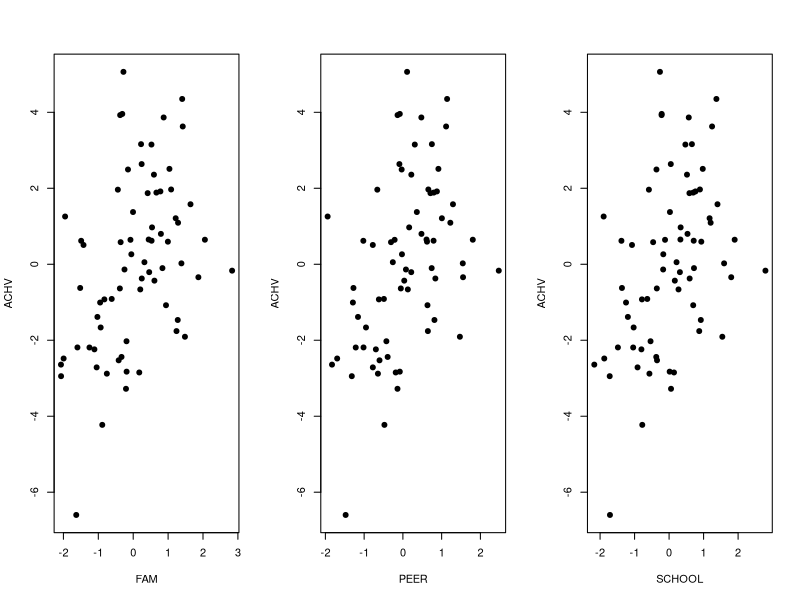
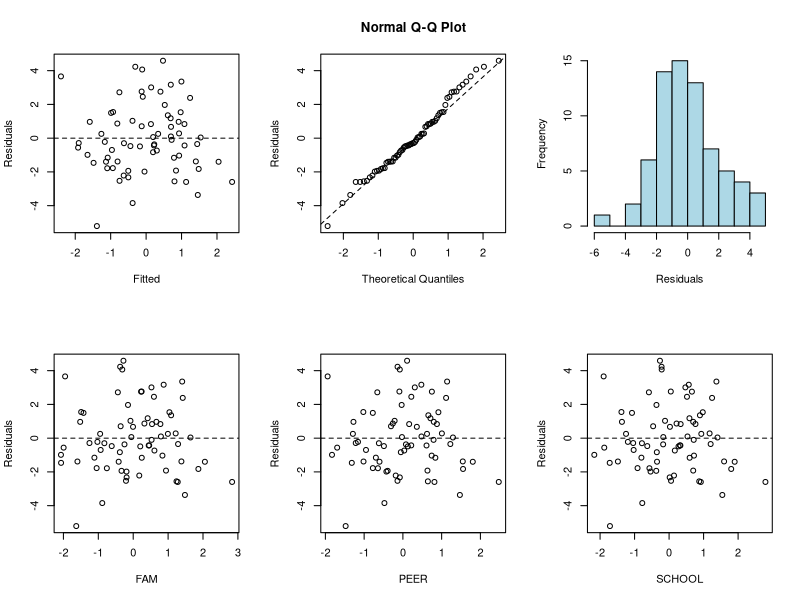
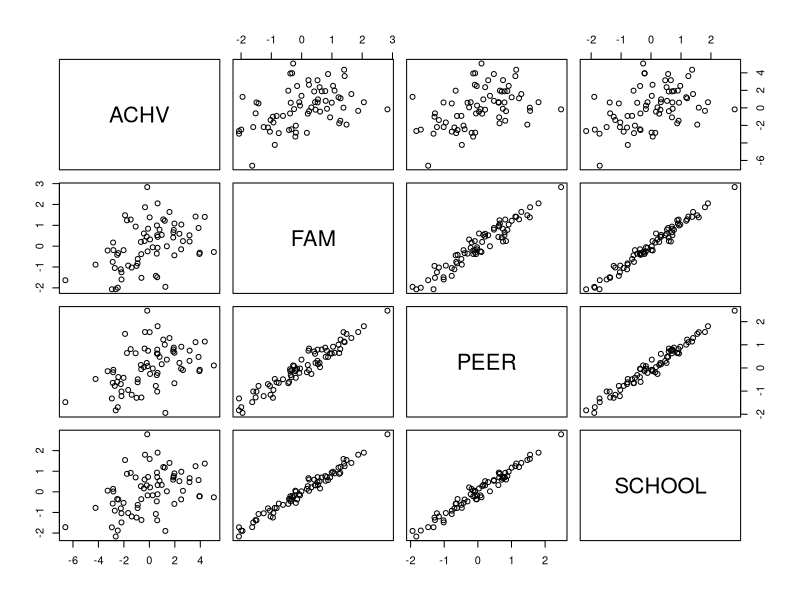
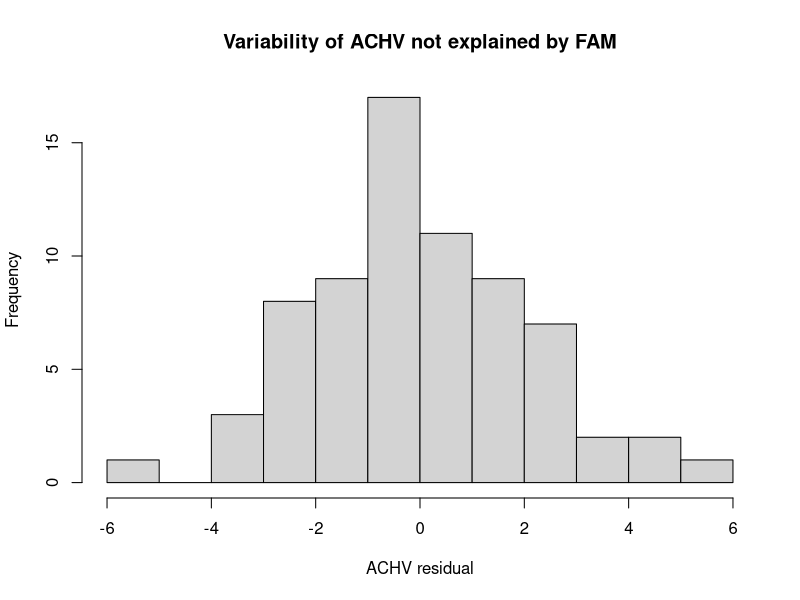
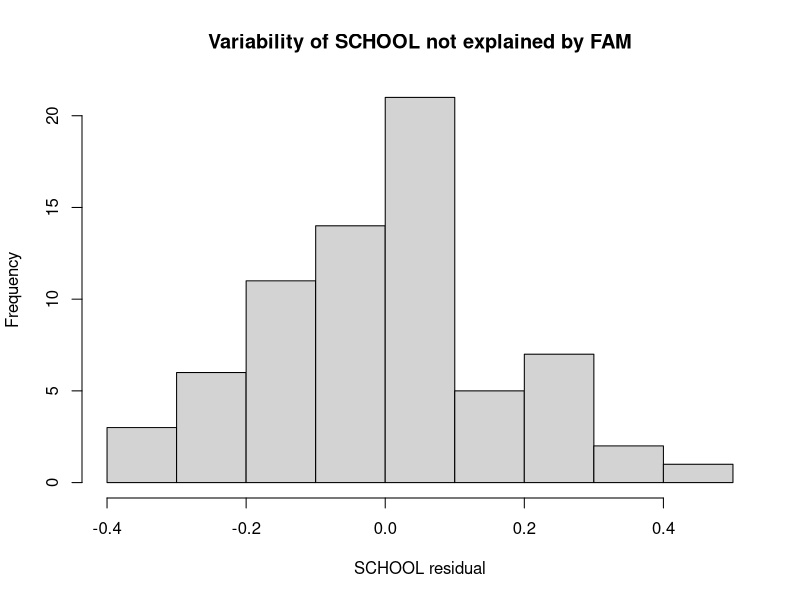
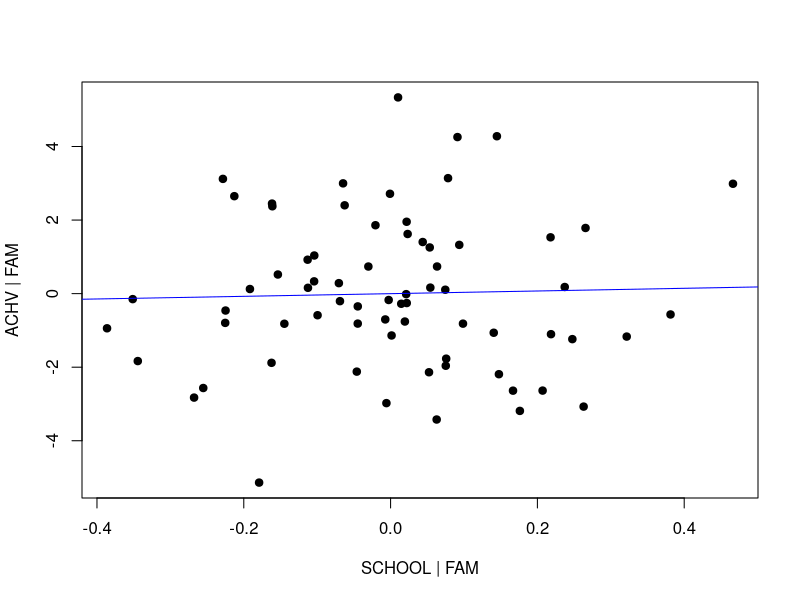
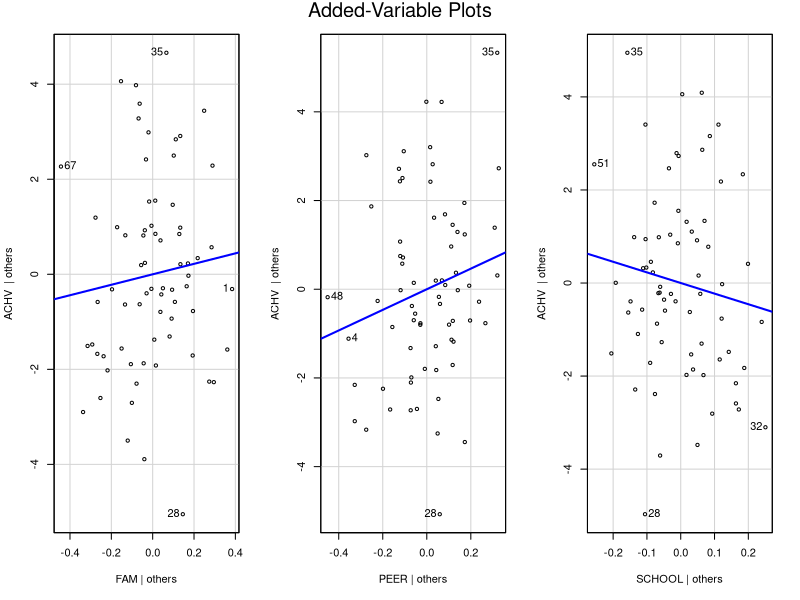

These charts were generated, in order, by the following R code:
## ---- chunk 1
setwd(dirname(rstudioapi::getActiveDocumentContext()$path))
library(readxl)  
AchieveData=read_excel("achieve.xls")
str(AchieveData)
## ---- chunk 2
par(mfrow=c(1,3))
plot(ACHV~FAM,data=AchieveData,pch=19)
plot(ACHV~PEER,data=AchieveData,pch=19)
plot(ACHV~SCHOOL,data=AchieveData,pch=19)
par(mfrow=c(1,1))

## ---- chunk 3
achv.fit = lm(ACHV ~ FAM+PEER+SCHOOL, data = AchieveData)
summary(achv.fit)


## ---- chunk 4
#residual plots (e v. fit, qqplot, hist)
par(mfrow=c(2,3))
plot(resid(achv.fit)~fitted(achv.fit), xlab='Fitted', ylab='Residuals');abline(h=0,lty=2)
qqnorm(resid(achv.fit),ylab='Residuals'); qqline(resid(achv.fit),lty=2)
hist(resid(achv.fit),main="", xlab="Residuals",col='lightblue')

#residual plots (e v. predictor)
plot(resid(achv.fit)~FAM,data=AchieveData,ylab='Residuals');abline(h=0,lty=2)
plot(resid(achv.fit)~PEER,data=AchieveData,ylab='Residuals');abline(h=0,lty=2)
plot(resid(achv.fit)~SCHOOL,data=AchieveData,ylab='Residuals');abline(h=0,lty=2)
par(mfrow=c(1,1))

## ---- chunk 5
pairs(AchieveData)
cor(AchieveData)

## ---- chunk 6
summary(lm(SCHOOL~FAM+PEER,data=AchieveData))

R.squared3=summary(lm(SCHOOL~FAM+PEER,data=AchieveData))$r.squared
R.squared3

VIF3 <- 1/(1 - R.squared3)
VIF3


## ---- chunk 7
#install.packages('car') if haven't already
library(car)
vif(lm(ACHV~FAM+PEER+SCHOOL,data=AchieveData))

## ---- chunk 8
summary(lm(ACHV~FAM,data=AchieveData))
resid(summary(lm(ACHV~FAM,data=AchieveData)))
hist(resid(summary(lm(ACHV~FAM,data=AchieveData))), main = "Variability of ACHV not explained by FAM", xlab = "ACHV residual")





## ---- chunk 9
summary(lm(SCHOOL~FAM,data=AchieveData))
resid(summary(lm(SCHOOL~FAM,data=AchieveData)))
hist(resid(summary(lm(SCHOOL~FAM,data=AchieveData))), main = "Variability of SCHOOL not explained by FAM", xlab = "SCHOOL residual")




## ---- chunk 10
summary(lm(ACHV~FAM+SCHOOL,data=AchieveData))
par(mfrow=c(1,1))
plot(resid(lm(ACHV~FAM,data=AchieveData))~
     resid(lm(SCHOOL~FAM,data=AchieveData)),
     pch=19,
     ylab='ACHV | FAM', 
     xlab ='SCHOOL | FAM' )
abline(lm(resid(lm(ACHV~FAM,data=AchieveData))~
          resid(lm(SCHOOL~FAM,data=AchieveData))),
       col='blue')







## ---- chunk 11
#library(car)
avPlots(lm(ACHV~FAM+PEER+SCHOOL,data=AchieveData),layout=c(1,3))
summary(lm(ACHV~FAM+PEER+SCHOOL,data=AchieveData))
